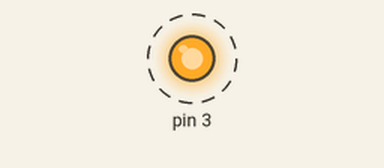
Recording of a sketch running on a simulated Arduino Uno, built with avr-gcc and run on an emulated ATmega328P. On the bench: output pins drawn as LEDs (lit = HIGH). Dashed ring = blinking.

Above: at 0.5 s.
Timing chart, 0 to 4.6 s (numbered marks = the images above):
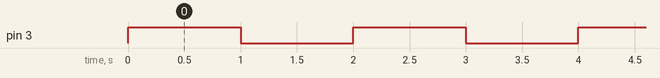

Measured:
- by itself, pin 3: alternates HIGH for 1.0 s and LOW for 1.0 s

The sketch:

blinky.ino
```cpp
int led = 3 ;
void setup() {
  // put your setup code here, to run once:
pinMode(3,OUTPUT);
}

void loop() {
  // put your main code here, to run repeatedly:
digitalWrite(3,HIGH);
delay(1000);
digitalWrite(3,LOW);
delay(1000);
}
```
